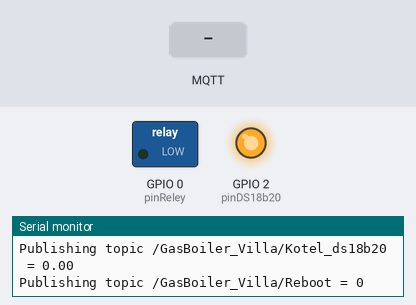
Simulated run of this program. Board: ESP8266 (NodeMCU). Shown: switched loads named in the program (green lamp = pin HIGH), output pins drawn as LEDs (lit = HIGH), the last lines printed to the serial monitor. The test bench sets the inputs (shaded band). WiFi joins after 1.5 s; servers stay silent unless stated; EEPROM starts erased; no MQTT or app messages arrive unless stated.

Above: at 2.7 s.
2.8 s: MQTT message "5" arrives on the first subscribed topic
At 4.0 s:
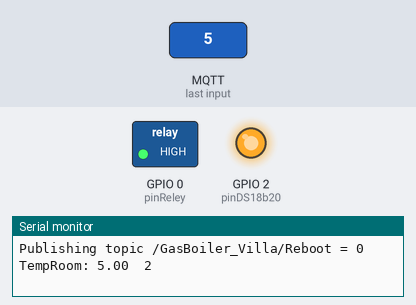
4.3 s: MQTT message "5" arrives on the second subscribed topic
5.8 s: MQTT message "1" arrives on the first subscribed topic
At 6.5 s:
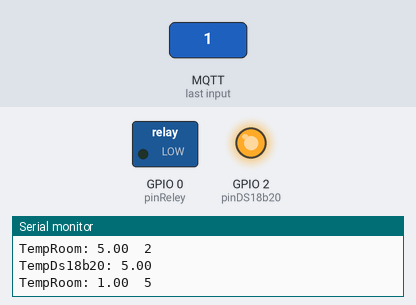
7.3 s: MQTT message "90" arrives on the first subscribed topic
At 7.6 s:
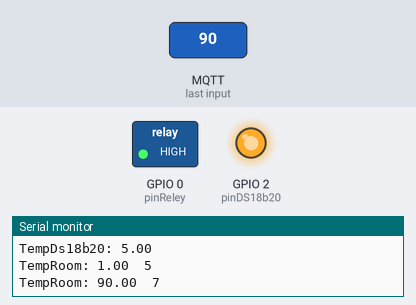
Timing chart, 0 to 9.8 s (numbered marks = the images above; inputs shaded):
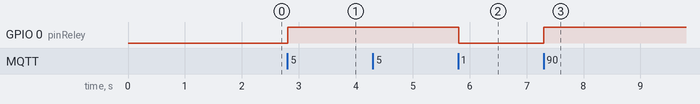

Measured:
- after the input at 2.8 s, GPIO 0 (pinReley): LOW → HIGH at once
- after the input at 5.8 s, GPIO 0 (pinReley): HIGH → LOW at once
- after the input at 7.3 s, GPIO 0 (pinReley): LOW → HIGH at once

The program:

main.cpp
```cpp
/*
    Система контроля температуры для управления котлом
    * СЕРВЕР * = vlapa = 20221127 - 20230417
    v.016

    test2
*/
#include <Arduino.h>
#include <OneWire.h>
#include <DallasTemperature.h>
#include <EEPROM.h>
#define ONE_WIRE_BUS 2
OneWire oneWire(ONE_WIRE_BUS);
DallasTemperature sensors(&oneWire);

#include <ESP8266WiFi.h>
#include <ESP8266WebServer.h>
#include <ESP8266HTTPUpdateServer.h>
#include <PubSubClient.h>

//-----------------------------------
const char ssid[] = "link";
// const char ssid[] = "MikroTik-2-ext";
const char pass[] = "dkfgf#*12091997";

// const char ssid[] = "TP-Link_77C4";
// const char pass[] = "14697272";

// const char *mqtt_server = "94.103.87.97";
const char *mqtt_server = "178.20.46.157";
const uint16_t mqtt_port = 1883;
const char *mqtt_client = "GasBoilerServer_Villa";
const char *mqtt_client2 = "GasBoiler_Villa";
// const char *mqtt_client = "GasBoilerServer_Maxx";
// const char *mqtt_client2 = "GasBoiler_Maxx";
const char *mqtt_user = "mqtt";
const char *mqtt_pass = "qwe#*1243";

const char *inTopicTempRoom = "/Temp_Room";
const char *inTopicTempDS18b20 = "/Room_ds18b20";
const char *inTopicReboot = "/Reboot";
const char *outTopicIP = "/IP_Boiler";
const char *outTopicHeating = "/Heating";
const char *outTopicTempDS18b20 = "/Kotel_ds18b20";
const char *outTopicUpTime = "/UpTime";

const uint8_t sensorNumRoom = 99; //  номер датчика температуры комнаты
const uint8_t pinReley = 0;
const uint8_t pinDS18b20 = 2;

float temperRoom = 0.0;
float dataTempBase = 23.0;  //  температура в комнате по умолчанию
float dataTempKotel = 60.0; //  температура теплоносителя по умолчанию
float temperRoom_ds18b20 = 0.0;
float temperBoiler_ds18b20 = 0.0;
uint32_t millisOld = 0;
uint32_t pauseTimeTemp = 30000;
float gisteresis = 0.1;
bool conditionHeater = true;
float k = 0.1; // коэффициент фильтрации, 0.0-1.0

WiFiClient espClient;
PubSubClient client(espClient);

ESP8266WebServer server(80);
ESP8266HTTPUpdateServer httpUpdater;

//-----------------------------------
inline bool mqtt_subscribe(PubSubClient &client, const String &topic)
{
  Serial.print("Subscribing to: ");
  Serial.println(topic);
  return client.subscribe(topic.c_str());
}

//-----------------------------------
inline bool mqtt_publish(PubSubClient &client, const String &topic, const String &value)
{
  Serial.print("Publishing topic ");
  Serial.print(topic);
  Serial.print(" = ");
  Serial.println(value);
  return client.publish(topic.c_str(), value.c_str());
}

//-----------------------------------
void mqttDataOut()
{
  String topic = "/";
  topic += mqtt_client2;
  topic += outTopicIP;
  mqtt_publish(client, topic, WiFi.localIP().toString());

  topic = "/";
  topic += mqtt_client2;
  topic += outTopicUpTime;

  uint32_t timer = millis() / 1000;
  uint32_t timeSec = (timer % 3600) % 60;
  uint32_t timeMin = (timer % 3600) / 60;
  uint32_t timeHour = timer / 3600 % 24;
  uint32_t timeDay = timer / 60 / 60 / 24;

  String s = "";
  s += timeDay;
  s += ":";
  if (timeHour < 10)
    s += "0";
  s += timeHour;
  s += ":";
  if (timeMin < 10)
    s += "0";
  s += timeMin;
  s += ":";
  if (timeSec < 10)
    s += "0";
  s += timeSec;
  mqtt_publish(client, topic, s);

  topic = "/";
  topic += mqtt_client2;
  topic += outTopicHeating;
  mqtt_publish(client, topic, (!conditionHeater) ? "OFF" : "ON");

  topic = "/";
  topic += mqtt_client2;
  topic += inTopicTempRoom;
  mqtt_publish(client, topic, (String)temperRoom);

  topic = "/";
  topic += mqtt_client2;
  topic += outTopicTempDS18b20;
  mqtt_publish(client, topic, (String)temperBoiler_ds18b20);

  topic = "/";
  topic += mqtt_client2;
  topic += inTopicReboot;
  mqtt_publish(client, topic, "0");
}

//-----------------------------------
void reconnect()
{
  uint8_t countMQTT = 10;
  while (!client.connected())
  {
    if (client.connect(mqtt_client, mqtt_user, mqtt_pass))
    {
      Serial.println("MQTT - Ok!");

      String topic = "/";
      topic += mqtt_client2;
      topic += inTopicTempRoom;
      mqtt_subscribe(client, topic);

      topic = "/";
      topic += mqtt_client2;
      topic += inTopicTempDS18b20;
      mqtt_subscribe(client, topic);

      topic = "/";
      topic += mqtt_client2;
      topic += inTopicReboot;
      mqtt_subscribe(client, topic);
    }
    else
    {
      Serial.print("MQTT - FALSE !\t");
      Serial.println(countMQTT);
      delay(1000);
      if (countMQTT)
      {
        --countMQTT;
      }
      else
      {
        Serial.println("ESP - reboot !");
        ESP.restart();
      }
    }
  }
}

//-----------------------------------
void setupWiFi()
{
  digitalWrite(LED_BUILTIN, LOW);
  Serial.println("\n\nSetup WiFi: ");

  WiFi.mode(WIFI_STA);
  uint8_t countWiFi = 20;
  WiFi.begin(ssid, pass);
  while (WiFi.status() != WL_CONNECTED)
  {
    Serial.print(".");
    delay(500);
    if (countWiFi)
    {
      --countWiFi;
    }
    else
    {
      ESP.restart();
    }
  }

  digitalWrite(LED_BUILTIN, HIGH);

  //-----------------------------------
  // индикация IP
  Serial.print("\nWiFi connected !\n");
  Serial.println(WiFi.localIP());

  // индикация силы сигнала
  int16_t dBm = WiFi.RSSI();
  Serial.print("RSSI dBm = ");
  Serial.println(dBm);
  int16_t quality = 2 * (dBm + 100);
  if (quality > 100)
    quality = 100;
  Serial.print("RSSI % = ");
  Serial.println(quality);
  Serial.println();
}

//-----------------------------------
void releWork()
{
  if ((temperRoom - gisteresis) > temperRoom_ds18b20)
  {
    conditionHeater = true;
    digitalWrite(pinReley, conditionHeater);
  }
  else if ((temperRoom + gisteresis) < temperRoom_ds18b20)
  {
    conditionHeater = false;
    digitalWrite(pinReley, conditionHeater);
  }
}

//-----------------------------------
void mqtt_callback(char *topic, byte *payload, unsigned int length)
{
  // for (uint8_t i = 0; i < length; i++)
  // {
  //   Serial.print((char)payload[i]);
  // }
  // Serial.println();
  String temp = "";

  char *topicBody = topic + strlen(mqtt_client2) + 1;
  if (!strncmp(topicBody, inTopicReboot, strlen(inTopicReboot)))
  {
    for (uint8_t i = 0; i < length; i++)
      temp += (char)payload[i];
    if (temp.toInt())
    {
      ESP.restart();
      Serial.println("REBOOT !");
    }
  }
  if (!strncmp(topicBody, inTopicTempRoom, strlen(inTopicTempRoom)))
  {
    for (uint8_t i = 0; i < length; i++)
      temp += (char)payload[i];
    temperRoom = temp.toFloat();

    byte raw[4];
    (float &)raw = temperRoom;
    for (byte i = 0; i < 4; i++)
      EEPROM.write(0 + i, raw[i]);
    EEPROM.commit();

    Serial.print("TempRoom: ");
    Serial.print(temperRoom);
    Serial.print("\t");
    Serial.println(millis() / 1000);
    releWork();
  }
  if (!strncmp(topicBody, inTopicTempDS18b20, strlen(inTopicTempDS18b20)))
  {
    for (uint8_t i = 0; i < length; i++)
      temp += (char)payload[i];
    temperRoom_ds18b20 = temp.toFloat();

    Serial.print("TempDs18b20: ");
    Serial.println(temperRoom_ds18b20);
  }
}

//-----------------------------------
// бегущее среднее
float expRunningAverage(float newVal)
{
  static float filVal = 0;
  filVal += (newVal - filVal) * k;
  return filVal;
}

// медиана на 3 значения со своим буфером
float medianRoom(float newValRoom)
{
  static float bufRoom[3] = {0, 0, 0};
  if (!(bufRoom[0] + bufRoom[1] + bufRoom[2]))
    bufRoom[0] = bufRoom[1] = bufRoom[2] = newValRoom;
  static byte countRoom = 0;
  bufRoom[countRoom] = newValRoom;
  if (++countRoom >= 3)
    countRoom = 0;
  float dataRoom = (max(bufRoom[0], bufRoom[1]) == max(bufRoom[1], bufRoom[2]))
                       ? max(bufRoom[0], bufRoom[2])
                       : max(bufRoom[1], min(bufRoom[0], bufRoom[2]));
  // return expRunningAverage(data);
  return dataRoom;
}

float medianBoiler(float newValBoiler)
{
  static float bufBoiler[3] = {0, 0, 0};
  if (!(bufBoiler[0] + bufBoiler[1] + bufBoiler[2]))
    bufBoiler[0] = bufBoiler[1] = bufBoiler[2] = newValBoiler;
  static byte countBoiler = 0;
  bufBoiler[countBoiler] = newValBoiler;
  if (++countBoiler >= 3)
    countBoiler = 0;
  float dataBoiler = (max(bufBoiler[0], bufBoiler[1]) == max(bufBoiler[1], bufBoiler[2]))
                         ? max(bufBoiler[0], bufBoiler[2])
                         : max(bufBoiler[1], min(bufBoiler[0], bufBoiler[2]));
  // return expRunningAverage(data);
  return dataBoiler;
}

//-----------------------------------
void setup()
{
  Serial.begin(9600);
  Serial.setTimeout(100);
  pinMode(pinReley, OUTPUT);
  digitalWrite(pinReley, LOW);
  pinMode(pinDS18b20, OUTPUT);
  digitalWrite(pinDS18b20, HIGH);

  client.setServer(mqtt_server, mqtt_port);
  client.setCallback(mqtt_callback);

  setupWiFi();
  EEPROM.begin(4);
  byte raw[4];
  for (byte i = 0; i < 4; i++)
    raw[i] = EEPROM.read(0 + i);
  float &num = (float &)raw;
  (num >= 10.0 && num <= 30.0) ? temperRoom = num : temperRoom = dataTempBase;

  // setupWiFi();
  // reconnect();
  // mqttDataOut();

  server.begin();
  httpUpdater.setup(&server);

  // millisOld = millis() - pauseTimeTemp;
}

//-----------------------------------
void loop()
{
  if (WiFi.status() != WL_CONNECTED)
    setupWiFi();

  if (!client.connected())
  {
    reconnect();
    mqttDataOut();
  }

  //-----------------------------------
  if (Serial.available())
  {
    String bufString = Serial.readString(); // читаем как строку
    if (bufString.substring(0, 2).toFloat() == sensorNumRoom)
    {
      temperRoom_ds18b20 = medianRoom(bufString.substring(3, 8).toFloat());

      String topic = "/";
      topic += mqtt_client2;
      topic += inTopicTempDS18b20;
      mqtt_publish(client, topic, (String)temperRoom_ds18b20);

      millisOld = millis();
    }
  }
  //---------------------------------------------
  if (millis() >= millisOld + pauseTimeTemp)
  {
    sensors.requestTemperatures();
    temperBoiler_ds18b20 = medianBoiler(sensors.getTempCByIndex(0));

    if (dataTempKotel <= temperBoiler_ds18b20)
    {
      conditionHeater = true;
      digitalWrite(pinReley, conditionHeater);
    }
    else
    {
      releWork();
    }

    mqttDataOut();
    millisOld = millis();
  }

  //---------------------------------------------
  server.handleClient();
  client.loop();
  delay(1);
}
```
